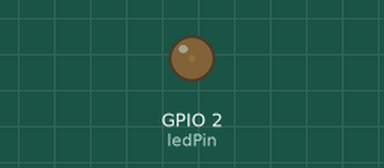
The program below on a simulated ESP32. On the bench: output pins drawn as LEDs (lit = HIGH).

Above: at 0.05 s.
At 2.15 s:
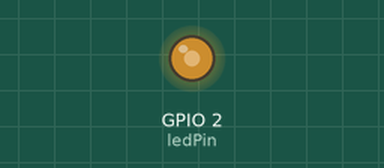
At 3.45 s:
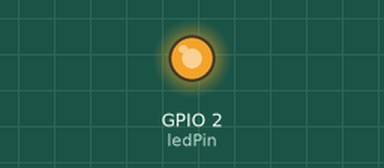
At 6.9 s:
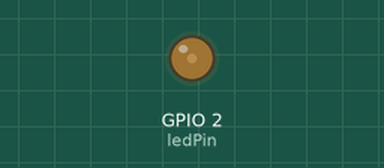
Timing chart, 0 to 10.0 s (numbered marks = the images above):
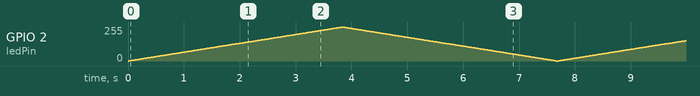

The program:

main.cpp
```cpp
/*
PRIMEIRO SCRIPT (BUTTON CLICKED X TIMES)
#include <Arduino.h>

struct Button {
  const uint8_t PIN;
  uint32_t numberKeyPresses;
  bool pressed;
};

Button button1 = {0, 0, false};

unsigned long button_time = 0;
unsigned long last_button_time = 0;

void IRAM_ATTR isr_button() {
  button_time = millis();
  if (button_time - last_button_time > 250) {
    button1.numberKeyPresses++;
    button1.pressed = true;
    last_button_time = button_time;
  }
}

void setup() {
  Serial.begin(9600);
  pinMode(button1.PIN, INPUT_PULLUP);
  attachInterrupt(button1.PIN, isr_button, FALLING);
}

void loop() {
  if (button1.pressed) {
    Serial.printf("Button has been pressed %u times\n", button1.numberKeyPresses);
    button1.pressed = false;
  }
}
*/


/*
LIGAR E DESLIGAR LED 1.3 em 1.3 segundos
#include <Arduino.h>

#define LED 2

hw_timer_t *My_timer = NULL;

void IRAM_ATTR onTimer() {
  digitalWrite(LED, !digitalRead(LED));
}

void setup() {
  pinMode(LED, OUTPUT);
  My_timer = timerBegin(0, 80, true);
  timerAttachInterrupt(My_timer, &onTimer, true);
  timerAlarmWrite(My_timer, 1300000, true);
  timerAlarmEnable(My_timer);
}

void loop() {

}
*/

#include <Arduino.h>

const int ledPin = 2;

const int pwmChannel = 0; // Selects channel 0
const int frequency = 1000; // PWM frequency of 1 kHz
const int resolution = 8; // 8-bit resolution, 256 possible values
const int pwmPin = ledPin;

void setup() {
  // configure LED PWM functionalitites
  ledcSetup(pwmChannel, frequency, resolution);
  // attach the channel to the GPIO to be controlled
  ledcAttachPin(pwmPin, pwmChannel);
}

void loop() {
  // increase the LED brightness
  for(int dutyCycle = 0; dutyCycle <= 255; dutyCycle++) {
    // changing the LED brightness with PWM
    ledcWrite(pwmChannel, dutyCycle);
    delay(15);
  }
  // decrease the LED brightness
  for(int dutyCycle = 255; dutyCycle >= 0; dutyCycle--) {
    // changing the LED brightness with PWM
    ledcWrite(pwmChannel, dutyCycle);
    delay(15);
  }
}
```
